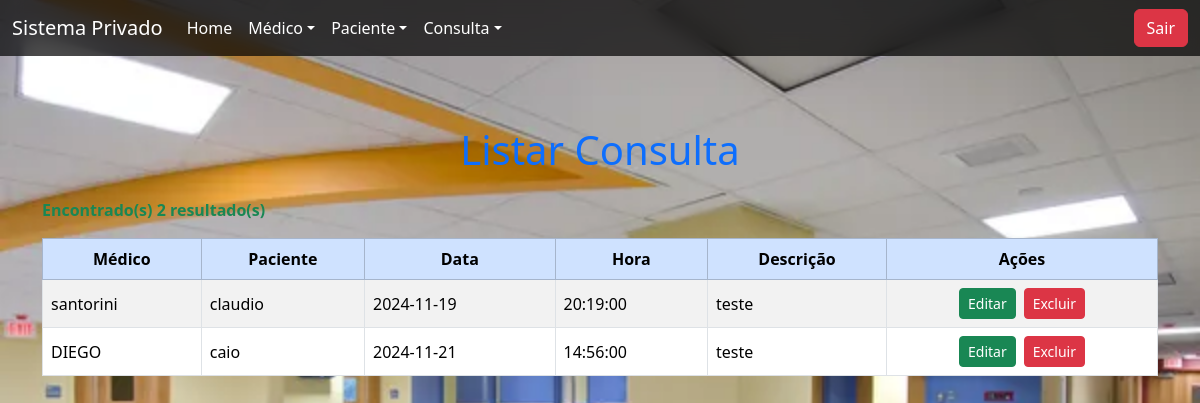
/dashboard.php?page=listar-consulta (signed in), run on the app's committed database.
### tables this page shows
CREATE TABLE `consulta` (
  `id_consulta` int(10) UNSIGNED NOT NULL,
  `paciente_id_paciente` int(10) UNSIGNED NOT NULL,
  `medico_id_medico` int(10) UNSIGNED NOT NULL,
  `data_consulta` date DEFAULT NULL,
  `hora_consulta` time DEFAULT NULL,
  `descricao_consulta` text DEFAULT NULL
);

CREATE TABLE `medico` (
  `id_medico` int(10) UNSIGNED NOT NULL,
  `nome_medico` varchar(100) DEFAULT NULL,
  `crm_medico` varchar(10) DEFAULT NULL,
  `especialidade_medico` varchar(20) DEFAULT NULL
);

CREATE TABLE `paciente` (
  `id_paciente` int(10) UNSIGNED NOT NULL,
  `nome_paciente` varchar(100) DEFAULT NULL,
  `cpf_paciente` varchar(14) DEFAULT NULL,
  `data_nasc_paciente` date DEFAULT NULL,
  `sexo_paciente` char(1) DEFAULT NULL,
  `fone_paciente` varchar(20) DEFAULT NULL,
  `email_paciente` varchar(100) DEFAULT NULL,
  `endereco_paciente` varchar(100) DEFAULT NULL
);

### listar-consulta.php (the view, shortened to what this page needs)
<h1 class="text-center text-primary mb-4">Listar Consulta</h1>
<?php
$sql = "SELECT * FROM consulta AS c
        INNER JOIN paciente AS p ON p.id_paciente = c.paciente_id_paciente
        INNER JOIN medico AS m ON m.id_medico = c.medico_id_medico";
$res = $conn->query($sql);
$qtd = $res->num_rows;
if ($qtd > 0) {
    echo "<p class='text-success fw-bold'>Encontrado(s) <b>$qtd</b> resultado(s)</p>";
    echo "<div class='table-responsive'>";
    echo "<table class='table table-bordered table-striped table-hover align-middle'>";
    echo "<thead class='table-primary text-center'>";
    echo "<tr>";
    echo "<th>Médico</th>";
    echo "<th>Paciente</th>";
    echo "<th>Data</th>";
    echo "<th>Hora</th>";
    echo "<th>Descrição</th>";
    echo "<th>Ações</th>";
    echo "</tr>";
    echo "</thead>";
    echo "<tbody>";
    while ($row = $res->fetch_object()) {
        echo "<tr>";
        echo "<td>{$row->nome_medico}</td>";
        echo "<td>{$row->nome_paciente}</td>";
        echo "<td>{$row->data_consulta}</td>";
        echo "<td>{$row->hora_consulta}</td>";
        echo "<td>{$row->descricao_consulta}</td>";
        echo "<td class='text-center'>";
        echo "<button class='btn btn-success btn-sm me-2' onclick=\"location.href='?page=editar-consulta&id_consulta={$row->id_consulta}';\">Editar</button>";
        echo "<button class='btn btn-danger btn-sm' onclick=\"if(confirm('Tem certeza que deseja excluir?')){location.href='?page=salvar-consulta&acao=excluir&id_consulta={$row->id_consulta}';}\">Excluir</button>";
        echo "</td>";
        echo "</tr>";
    }
    echo "</tbody>";
    echo "</table>";
    echo "</div>";
} else {
    echo "<p class='text-danger fw-bold'>Não encontrou resultado</p>";
}
?>

### dashboard.php (style rules this page uses)
body { background-image: url('1.jpg'); background-size: cover; background-position: center; background-repeat: no-repeat; color: #000; min-height: 100vh; }

### data on the page
consulta: medico.nome_medico "santorini", paciente.nome_paciente "claudio", data_consulta "2024-11-19", hora_consulta "20:19:00", descricao_consulta "teste"
consulta: medico.nome_medico "DIEGO", paciente.nome_paciente "caio", data_consulta "2024-11-21", hora_consulta "14:56:00", descricao_consulta "teste"

### other printed values
$qtd "2"
